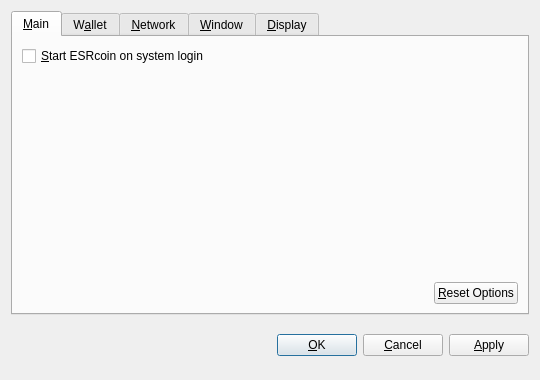
<?xml version="1.0" encoding="UTF-8"?>
<ui version="4.0">
 <class>OptionsDialog</class>
 <widget class="QDialog" name="OptionsDialog">
  <property name="geometry">
   <rect>
    <x>0</x>
    <y>0</y>
    <width>540</width>
    <height>380</height>
   </rect>
  </property>
  <property name="windowTitle">
   <string>Options</string>
  </property>
  <property name="modal">
   <bool>true</bool>
  </property>
  <layout class="QVBoxLayout" name="verticalLayout">
   <item>
    <widget class="QTabWidget" name="tabWidget">
     <property name="tabPosition">
      <enum>QTabWidget::North</enum>
     </property>
     <property name="currentIndex">
      <number>0</number>
     </property>
     <widget class="QWidget" name="tabMain">
      <attribute name="title">
       <string>&amp;Main</string>
      </attribute>
      <layout class="QVBoxLayout" name="verticalLayout_Main">
       <item>
        <widget class="QCheckBox" name="bitcoinAtStartup">
         <property name="toolTip">
          <string>Automatically start ESRcoin after logging in to the system.</string>
         </property>
         <property name="text">
          <string>&amp;Start ESRcoin on system login</string>
         </property>
        </widget>
       </item>
       <item>
        <spacer name="verticalSpacer_Main">
         <property name="orientation">
          <enum>Qt::Vertical</enum>
         </property>
         <property name="sizeHint" stdset="0">
          <size>
           <width>20</width>
           <height>40</height>
          </size>
         </property>
        </spacer>
       </item>
       <item>
        <layout class="QHBoxLayout" name="horizontalLayout_2_Main">
         <item>
          <spacer name="horizontalSpacer_2_Main">
           <property name="orientation">
            <enum>Qt::Horizontal</enum>
           </property>
           <property name="sizeHint" stdset="0">
            <size>
             <width>40</width>
             <height>20</height>
            </size>
           </property>
          </spacer>
         </item>
         <item>
          <widget class="QPushButton" name="resetButton">
           <property name="toolTip">
            <string>Reset all client options to default.</string>
           </property>
           <property name="text">
            <string>&amp;Reset Options</string>
           </property>
           <property name="autoDefault">
            <bool>false</bool>
           </property>
          </widget>
         </item>
        </layout>
       </item>
      </layout>
     </widget>
     <widget class="QWidget" name="tabWallet">
      <attribute name="title">
       <string>W&amp;allet</string>
      </attribute>
      <layout class="QVBoxLayout" name="verticalLayout_Network">
       <item>
        <widget class="QLabel" name="transactionFeeInfoLabel">
         <property name="text">
          <string>Optional transaction fee per kB that helps make sure your transactions are processed quickly. Most transactions are 1 kB.</string>
         </property>
         <property name="textFormat">
          <enum>Qt::PlainText</enum>
         </property>
         <property name="wordWrap">
          <bool>true</bool>
         </property>
        </widget>
       </item>
       <item>
        <layout class="QHBoxLayout" name="horizontalLayout_1_Main">
         <item>
          <widget class="QLabel" name="transactionFeeLabel">
           <property name="text">
            <string>Pay transaction &amp;fee</string>
           </property>
           <property name="textFormat">
            <enum>Qt::PlainText</enum>
           </property>
           <property name="buddy">
            <cstring>transactionFee</cstring>
           </property>
          </widget>
         </item>
         <item>
          <widget class="BitcoinAmountField" name="transactionFee"/>
         </item>
         <item>
          <spacer name="horizontalSpacer_1_Main">
           <property name="orientation">
            <enum>Qt::Horizontal</enum>
           </property>
           <property name="sizeHint" stdset="0">
            <size>
             <width>40</width>
             <height>20</height>
            </size>
           </property>
          </spacer>
         </item>
        </layout>
       </item>
       <item>
        <widget class="QLabel" name="label">
         <property name="text">
          <string>If you disable the spending of unconfirmed change, the change from a transaction cannot be used until that transaction has at least one confirmation. This also affects how your balance is computed.</string>
         </property>
         <property name="wordWrap">
          <bool>true</bool>
         </property>
        </widget>
       </item>
       <item>
        <widget class="QCheckBox" name="spendZeroConfChange">
         <property name="text">
          <string>Spend unconfirmed change  (experts only)</string>
         </property>
        </widget>
       </item>
       <item>
        <spacer name="verticalSpacer">
         <property name="orientation">
          <enum>Qt::Vertical</enum>
         </property>
         <property name="sizeHint" stdset="0">
          <size>
           <width>20</width>
           <height>40</height>
          </size>
         </property>
        </spacer>
       </item>
      </layout>
     </widget>
     <widget class="QWidget" name="tabNetwork">
      <attribute name="title">
       <string>&amp;Network</string>
      </attribute>
      <layout class="QVBoxLayout" name="verticalLayout_Network">
       <item>
        <widget class="QCheckBox" name="mapPortUpnp">
         <property name="toolTip">
          <string>Automatically open the ESRcoin client port on the router. This only works when your router supports UPnP and it is enabled.</string>
         </property>
         <property name="text">
          <string>Map port using &amp;UPnP</string>
         </property>
        </widget>
       </item>
       <item>
        <widget class="QCheckBox" name="connectSocks">
         <property name="toolTip">
          <string>Connect to the ESRcoin network through a SOCKS proxy (e.g. when connecting through Tor).</string>
         </property>
         <property name="text">
          <string>&amp;Connect through SOCKS proxy:</string>
         </property>
        </widget>
       </item>
       <item>
        <layout class="QHBoxLayout" name="horizontalLayout_Network">
         <item>
          <widget class="QLabel" name="proxyIpLabel">
           <property name="text">
            <string>Proxy &amp;IP:</string>
           </property>
           <property name="textFormat">
            <enum>Qt::PlainText</enum>
           </property>
           <property name="buddy">
            <cstring>proxyIp</cstring>
           </property>
          </widget>
         </item>
         <item>
          <widget class="QValidatedLineEdit" name="proxyIp">
           <property name="maximumSize">
            <size>
             <width>140</width>
             <height>16777215</height>
            </size>
           </property>
           <property name="toolTip">
            <string>IP address of the proxy (e.g. 127.0.0.1)</string>
           </property>
          </widget>
         </item>
         <item>
          <widget class="QLabel" name="proxyPortLabel">
           <property name="text">
            <string>&amp;Port:</string>
           </property>
           <property name="textFormat">
            <enum>Qt::PlainText</enum>
           </property>
           <property name="buddy">
            <cstring>proxyPort</cstring>
           </property>
          </widget>
         </item>
         <item>
          <widget class="QLineEdit" name="proxyPort">
           <property name="maximumSize">
            <size>
             <width>55</width>
             <height>16777215</height>
            </size>
           </property>
           <property name="toolTip">
            <string>Port of the proxy (e.g. 9050)</string>
           </property>
          </widget>
         </item>
         <item>
          <widget class="QLabel" name="socksVersionLabel">
           <property name="text">
            <string>SOCKS &amp;Version:</string>
           </property>
           <property name="textFormat">
            <enum>Qt::PlainText</enum>
           </property>
           <property name="buddy">
            <cstring>socksVersion</cstring>
           </property>
          </widget>
         </item>
         <item>
          <widget class="QValueComboBox" name="socksVersion">
           <property name="toolTip">
            <string>SOCKS version of the proxy (e.g. 5)</string>
           </property>
          </widget>
         </item>
         <item>
          <spacer name="horizontalSpacer_Network">
           <property name="orientation">
            <enum>Qt::Horizontal</enum>
           </property>
           <property name="sizeHint" stdset="0">
            <size>
             <width>40</width>
             <height>20</height>
            </size>
           </property>
          </spacer>
         </item>
        </layout>
       </item>
       <item>
        <spacer name="verticalSpacer_Network">
         <property name="orientation">
          <enum>Qt::Vertical</enum>
         </property>
         <property name="sizeHint" stdset="0">
          <size>
           <width>20</width>
           <height>40</height>
          </size>
         </property>
        </spacer>
       </item>
      </layout>
     </widget>
     <widget class="QWidget" name="tabWindow">
      <attribute name="title">
       <string>&amp;Window</string>
      </attribute>
      <layout class="QVBoxLayout" name="verticalLayout_Window">
       <item>
        <widget class="QCheckBox" name="minimizeToTray">
         <property name="toolTip">
          <string>Show only a tray icon after minimizing the window.</string>
         </property>
         <property name="text">
          <string>&amp;Minimize to the tray instead of the taskbar</string>
         </property>
        </widget>
       </item>
       <item>
        <widget class="QCheckBox" name="minimizeOnClose">
         <property name="toolTip">
          <string>Minimize instead of exit the application when the window is closed. When this option is enabled, the application will be closed only after selecting Quit in the menu.</string>
         </property>
         <property name="text">
          <string>M&amp;inimize on close</string>
         </property>
        </widget>
       </item>
       <item>
        <spacer name="verticalSpacer_Window">
         <property name="orientation">
          <enum>Qt::Vertical</enum>
         </property>
         <property name="sizeHint" stdset="0">
          <size>
           <width>20</width>
           <height>40</height>
          </size>
         </property>
        </spacer>
       </item>
      </layout>
     </widget>
     <widget class="QWidget" name="tabDisplay">
      <attribute name="title">
       <string>&amp;Display</string>
      </attribute>
      <layout class="QVBoxLayout" name="verticalLayout_Display">
       <item>
        <layout class="QHBoxLayout" name="horizontalLayout_1_Display">
         <item>
          <widget class="QLabel" name="langLabel">
           <property name="text">
            <string>User Interface &amp;language:</string>
           </property>
           <property name="textFormat">
            <enum>Qt::PlainText</enum>
           </property>
           <property name="buddy">
            <cstring>lang</cstring>
           </property>
          </widget>
         </item>
         <item>
          <widget class="QValueComboBox" name="lang">
           <property name="toolTip">
            <string>The user interface language can be set here. This setting will take effect after restarting ESRcoin.</string>
           </property>
          </widget>
         </item>
        </layout>
       </item>
       <item>
        <layout class="QHBoxLayout" name="horizontalLayout_2_Display">
         <item>
          <widget class="QLabel" name="unitLabel">
           <property name="text">
            <string>&amp;Unit to show amounts in:</string>
           </property>
           <property name="textFormat">
            <enum>Qt::PlainText</enum>
           </property>
           <property name="buddy">
            <cstring>unit</cstring>
           </property>
          </widget>
         </item>
         <item>
          <widget class="QValueComboBox" name="unit">
           <property name="toolTip">
            <string>Choose the default subdivision unit to show in the interface and when sending coins.</string>
           </property>
          </widget>
         </item>
        </layout>
       </item>
       <item>
        <widget class="QCheckBox" name="displayAddresses">
         <property name="toolTip">
          <string>Whether to show ESRcoin addresses in the transaction list or not.</string>
         </property>
         <property name="text">
          <string>&amp;Display addresses in transaction list</string>
         </property>
        </widget>
       </item>
       <item>
        <widget class="QCheckBox" name="coinControlFeatures">
         <property name="toolTip">
          <string>Whether to show coin control features or not.</string>
         </property>
         <property name="text">
          <string>Display coin &amp;control features (experts only!)</string>
         </property>
        </widget>
       </item>
       <item>
        <spacer name="verticalSpacer_Display">
         <property name="orientation">
          <enum>Qt::Vertical</enum>
         </property>
         <property name="sizeHint" stdset="0">
          <size>
           <width>20</width>
           <height>40</height>
          </size>
         </property>
        </spacer>
       </item>
      </layout>
     </widget>
    </widget>
   </item>
   <item>
    <layout class="QHBoxLayout" name="horizontalLayout_Buttons">
     <item>
      <spacer name="horizontalSpacer_1">
       <property name="orientation">
        <enum>Qt::Horizontal</enum>
       </property>
       <property name="sizeHint" stdset="0">
        <size>
         <width>40</width>
         <height>48</height>
        </size>
       </property>
      </spacer>
     </item>
     <item>
      <widget class="QLabel" name="statusLabel">
       <property name="font">
        <font>
         <weight>75</weight>
         <bold>true</bold>
        </font>
       </property>
       <property name="text">
        <string/>
       </property>
       <property name="textFormat">
        <enum>Qt::PlainText</enum>
       </property>
       <property name="wordWrap">
        <bool>true</bool>
       </property>
      </widget>
     </item>
     <item>
      <spacer name="horizontalSpacer_2">
       <property name="orientation">
        <enum>Qt::Horizontal</enum>
       </property>
       <property name="sizeHint" stdset="0">
        <size>
         <width>40</width>
         <height>48</height>
        </size>
       </property>
      </spacer>
     </item>
     <item>
      <widget class="QPushButton" name="okButton">
       <property name="text">
        <string>&amp;OK</string>
       </property>
      </widget>
     </item>
     <item>
      <widget class="QPushButton" name="cancelButton">
       <property name="text">
        <string>&amp;Cancel</string>
       </property>
       <property name="autoDefault">
        <bool>false</bool>
       </property>
      </widget>
     </item>
     <item>
      <widget class="QPushButton" name="applyButton">
       <property name="text">
        <string>&amp;Apply</string>
       </property>
       <property name="autoDefault">
        <bool>false</bool>
       </property>
      </widget>
     </item>
    </layout>
   </item>
  </layout>
 </widget>
 <customwidgets>
  <customwidget>
   <class>BitcoinAmountField</class>
   <extends>QSpinBox</extends>
   <header>bitcoinamountfield.h</header>
  </customwidget>
  <customwidget>
   <class>QValueComboBox</class>
   <extends>QComboBox</extends>
   <header>qvaluecombobox.h</header>
  </customwidget>
  <customwidget>
   <class>QValidatedLineEdit</class>
   <extends>QLineEdit</extends>
   <header>qvalidatedlineedit.h</header>
  </customwidget>
 </customwidgets>
 <resources/>
 <connections/>
</ui>
